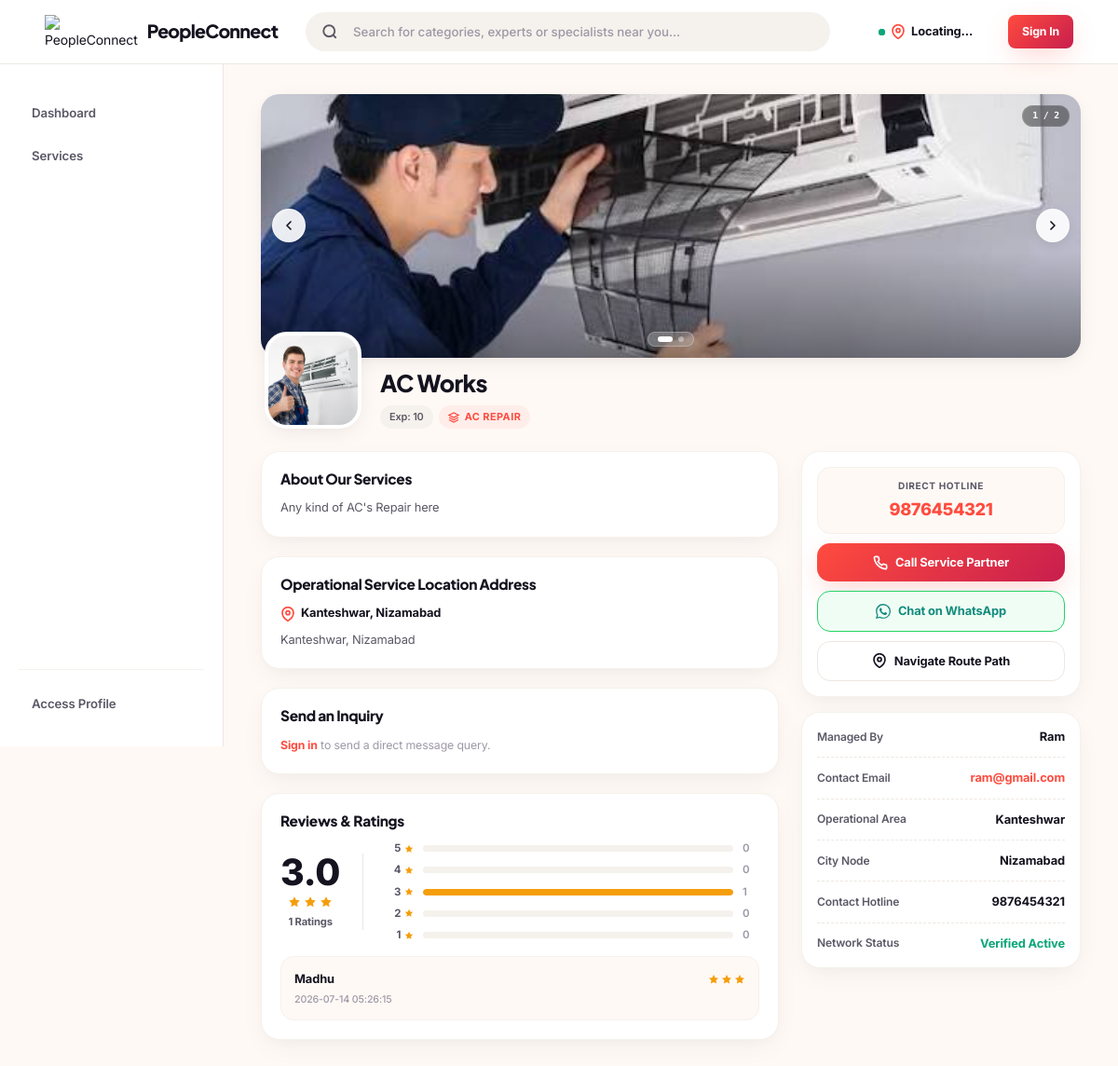
/provider/2, run on the app's committed database.
### tables this page shows
CREATE TABLE provider_images (
            id INTEGER PRIMARY KEY AUTOINCREMENT,
            provider_id INTEGER NOT NULL,
            image_path TEXT NOT NULL,
            sort_order INTEGER DEFAULT 0,
            created_at DATETIME DEFAULT CURRENT_TIMESTAMP,
            FOREIGN KEY (provider_id) REFERENCES providers(id) ON DELETE CASCADE
        );

CREATE TABLE providers (
            id INTEGER PRIMARY KEY AUTOINCREMENT,
            user_id INTEGER NOT NULL,
            business_name TEXT NOT NULL,
            category TEXT NOT NULL,
            experience TEXT,
            description TEXT,
            city TEXT NOT NULL,
            area TEXT NOT NULL,
            address TEXT,
            phone TEXT NOT NULL,
            profile_image TEXT,
            views INTEGER DEFAULT 0,
            is_subscribed INTEGER DEFAULT 0,
            subscription_started_at DATETIME,
            subscription_expires_at DATETIME,
            created_at DATETIME DEFAULT CURRENT_TIMESTAMP,
            FOREIGN KEY (user_id) REFERENCES users(id)
        );

CREATE TABLE reviews (
            id INTEGER PRIMARY KEY AUTOINCREMENT,
            provider_id INTEGER NOT NULL,
            user_id INTEGER NOT NULL,
            rating INTEGER NOT NULL CHECK(rating BETWEEN 1 AND 5),
            comment TEXT,
            created_at DATETIME DEFAULT CURRENT_TIMESTAMP,
            FOREIGN KEY (provider_id) REFERENCES providers(id),
            FOREIGN KEY (user_id) REFERENCES users(id)
        );

CREATE TABLE users (
            id INTEGER PRIMARY KEY AUTOINCREMENT,
            name TEXT NOT NULL,
            email TEXT UNIQUE NOT NULL,
            phone TEXT,
            password TEXT NOT NULL,
            account_type TEXT NOT NULL CHECK(account_type IN ('user', 'provider')),
            created_at DATETIME DEFAULT CURRENT_TIMESTAMP
        );

### app.py (the view)
@app.route('/provider/<int:provider_id>')
def provider_details(provider_id):
    provider = get_provider_by_id(provider_id)
    if not provider or (provider['is_subscribed'] == 0 and ('user_id' not in session or session['user_id'] != provider['user_id'])):
        flash('The selected business listing profile parameter is unavailable or pending subscription activation.', 'error')
        return redirect(url_for('providers'))
    increment_provider_views(provider_id)
    provider = get_provider_by_id(provider_id)
    business_images = get_provider_images(provider_id)
    reviews = get_provider_reviews(provider_id)
    stats, breakdown = get_review_stats(provider_id)
    user_review = None
    is_fav = False
    if 'user_id' in session:
        user_review = get_user_review_for_provider(session['user_id'], provider_id)
        is_fav = is_favorited(session['user_id'], provider_id)
    return render_template(
        'provider_details.html',
        provider=provider,
        business_images=business_images,
        reviews=reviews,
        stats=stats,
        breakdown=breakdown,
        user_review=user_review,
        is_favorited=is_fav
    )

### app.py (called while the page is built)
@app.context_processor
def utility_processor():
    return dict(
        max=max,
        min=min,
        round=round,
        razorpay_key_id=app.config['RAZORPAY_KEY_ID'],
        logo_url=GLOBAL_LOGO_URL  # Exposing branding resource dynamically across all views template scope
    )

### models.py (called while the page is built)
def get_db_connection():
    conn = sqlite3.connect(Config.DATABASE_PATH)
    conn.row_factory = sqlite3.Row
    return conn

def get_provider_images(provider_id):
    conn = get_db_connection()
    cursor = conn.cursor()
    cursor.execute('SELECT * FROM provider_images WHERE provider_id = ? ORDER BY sort_order ASC, id ASC', (provider_id,))
    images = cursor.fetchall()
    conn.close()
    return images

def get_provider_by_id(provider_id):
    conn = get_db_connection()
    cursor = conn.cursor()
    cursor.execute('''
        SELECT p.*, u.name AS owner_name, u.email AS owner_email,
               COALESCE(AVG(r.rating), 0.0) AS avg_rating,
               COUNT(r.id) AS review_count
        FROM providers p
        JOIN users u ON p.user_id = u.id
        LEFT JOIN reviews r ON p.id = r.provider_id
        WHERE p.id = ?
        GROUP BY p.id
    ''', (provider_id,))
    provider = cursor.fetchone()
    conn.close()
    return provider

def increment_provider_views(provider_id):
    conn = get_db_connection()
    cursor = conn.cursor()
    cursor.execute('UPDATE providers SET views = views + 1 WHERE id = ?', (provider_id,))
    conn.commit()
    conn.close()

def get_provider_reviews(provider_id):
    conn = get_db_connection()
    cursor = conn.cursor()
    cursor.execute('''
        SELECT r.*, u.name AS reviewer_name FROM reviews r
        JOIN users u ON r.user_id = u.id
        WHERE r.provider_id = ? ORDER BY r.created_at DESC
    ''', (provider_id,))
    reviews = cursor.fetchall()
    conn.close()
    return reviews

def get_review_stats(provider_id):
    conn = get_db_connection()
    cursor = conn.cursor()
    cursor.execute('SELECT COUNT(*) as total, COALESCE(AVG(rating),0.0) as average FROM reviews WHERE provider_id = ?', (provider_id,))
    stats = cursor.fetchone()
    cursor.execute('''
        SELECT rating, COUNT(*) as count FROM reviews WHERE provider_id = ?
        GROUP BY rating ORDER BY rating DESC
    ''', (provider_id,))
    breakdown = {row['rating']: row['count'] for row in cursor.fetchall()}
    conn.close()
    return stats, breakdown

### templates/provider_details.html (shortened to what this page needs)
{% extends 'base.html' %}
{% block content %}
{% set total_biz_images = business_images|length if business_images else 0 %}
{% if total_biz_images > 1 %}
<div class="carousel-container" id="mainCarousel" onclick="openLightbox(currentSlide)">
    <div class="carousel-track" id="carouselTrack">
        {% for img in business_images %}
        <div class="carousel-slide">
            <img src="/uploads/{{ img.image_path }}" alt="{{ provider.business_name }}" loading="{% if loop.first %}eager{% else %}lazy{% endif %}">
        </div>
        {% endfor %}
    </div>
    <button class="carousel-arrow prev" id="carouselPrev" onclick="event.stopPropagation(); carouselGo(-1)" aria-label="Previous image">
        <svg viewBox="0 0 24 24" fill="none" stroke="currentColor" stroke-width="2.5" stroke-linecap="round" stroke-linejoin="round"><path d="m15 18-6-6 6-6"/></svg>
    </button>
    <button class="carousel-arrow next" id="carouselNext" onclick="event.stopPropagation(); carouselGo(1)" aria-label="Next image">
        <svg viewBox="0 0 24 24" fill="none" stroke="currentColor" stroke-width="2.5" stroke-linecap="round" stroke-linejoin="round"><path d="m9 18 6-6-6-6"/></svg>
    </button>
    <div class="carousel-dots" id="carouselDots" onclick="event.stopPropagation();">
        {% for img in business_images %}
        <button class="carousel-dot {% if loop.first %}active{% endif %}" onclick="carouselTo({{ loop.index0 }})" aria-label="Go to image {{ loop.index }}"></button>
        {% endfor %}
    </div>
    <div class="carousel-counter" id="carouselCounter">1 / {{ total_biz_images }}</div>
</div>
{% elif total_biz_images == 1 %}
<div class="carousel-single-image" onclick="openLightbox(0)">
    <img src="/uploads/{{ business_images[0].image_path }}" alt="{{ provider.business_name }}" loading="eager">
</div>
{% elif provider.profile_image %}
<div class="carousel-single-image" onclick="openLightbox(0)">
    <img src="/uploads/{{ provider.profile_image }}" alt="{{ provider.business_name }}" loading="eager">
</div>
{% else %}
<div class="details-hero-banner"></div>
{% endif %}
<header class="provider-header-row" id="profileDetailsTargetHeaderRow" data-address="{{ provider.address or '' }} {{ provider.area }} {{ provider.city }}">
    <div class="provider-focal-avatar">
        {% if provider.profile_image %}
            <img src="/uploads/{{ provider.profile_image }}" alt="{{ provider.business_name }}">
        {% else %}
            <div class="avatar-placeholder">
                {{ provider.owner_name[0]|upper if provider.owner_name else 'P' }}
            </div>
        {% endif %}
    </div>
    <div class="provider-header-info">
        <h1>{{ provider.business_name }}</h1>
        <div class="provider-meta-badges">
            <span class="experience-pill-tag">Exp: {{ provider.experience or '1+ Year' }}</span>
            <span class="category-pill-tag">
                <svg viewBox="0 0 24 24"><path d="M12 2L2 7l10 5 10-5-10-5zM2 17l10 5 10-5M2 12l10 5 10-5"/></svg>
                <span>{{ provider.category }}</span>
            </span>
        </div>
    </div>
</header>
<div class="details-workspace-matrix">
    <main class="details-main-stream">
        <section class="segment-card">
            <h3>About Our Services</h3>
            <p>{{ provider.description or 'No custom business introduction data specified yet.' }}</p>
        </section>
        <section class="segment-card">
            <h3>Operational Service Location Address</h3>
            <p style="font-weight: 700; color: var(--text); margin-bottom: 8px; display: inline-flex; align-items: center; gap: 6px;">
                <svg width="16" height="16" viewBox="0 0 24 24" fill="none" stroke="var(--primary)" stroke-width="2.5"><path d="M21 10c0 7-9 13-9 13s-9-6-9-13a9 9 0 0 1 18 0z"></path><circle cx="12" cy="10" r="3"/></svg>
                <span>{{ provider.area }}, {{ provider.city }}</span>
            </p>
            <p>{{ provider.address or 'Full physical street address information not configured.' }}</p>
        </section>
        {% if session.get('user_id') and provider.user_id != session.user_id %}
        <section class="segment-card">
            <h3>Send an Inquiry</h3>
            <form action="{{ url_for('send_inquiry_route') }}" method="POST">
                <input type="hidden" name="provider_id" value="{{ provider.id }}">
                <div class="inquiry-form-wrapper">
                    <textarea name="message" placeholder="Hi, I'd like to query availability options for..." required></textarea>
                    <button type="submit" class="btn btn-primary btn-unified-lg">Send Message</button>
                </div>
            </form>
        </section>
        {% elif not session.get('user_id') %}
        <section class="segment-card">
            <h3>Send an Inquiry</h3>
            <p style="font-size:0.88rem; color:var(--text-muted);"><a href="{{ url_for('auth') }}" style="color:var(--primary); font-weight:700;">Sign in</a> to send a direct message query.</p>
        </section>
        {% endif %}
        <section class="segment-card">
            <h3>Reviews & Ratings</h3>
            {% if stats and stats['total'] > 0 %}
            <div class="ratings-summary-block">
                <div class="big-score-box">
                    <div class="score-num">{{ '%.1f'|format(stats['average']) }}</div>
                    <div class="stars-row">
                        {% for i in range(round(stats['average'])) %}
                            <svg viewBox="0 0 24 24" fill="currentColor"><polygon points="12 2 15.09 8.26 22 9.27 17 14.14 18.18 21.02 12 17.77 5.82 21.02 7 14.14 2 9.27 8.91 8.26 12 2"/></svg>
                        {% endfor %}
                    </div>
                    <div class="count">{{ stats['total'] }} Ratings</div>
                </div>
                <div class="rating-bars-stack">
                    {% for star in [5,4,3,2,1] %}
                    {% set cnt = breakdown.get(star, 0) %}
                    {% set pct = ((cnt / stats['total']) * 100)|int if stats['total'] > 0 else 0 %}
                    <div class="rating-bar-row">
                        <span class="star-lbl">
                            <span>{{ star }}</span>
                            <svg viewBox="0 0 24 24"><polygon points="12 2 15.09 8.26 22 9.27 17 14.14 18.18 21.02 12 17.77 5.82 21.02 7 14.14 2 9.27 8.91 8.26 12 2"/></svg>
                        </span>
                        <div class="bar-track"><div class="bar-fill" style="width: {{ pct }}%;"></div></div>
                        <span class="count-lbl">{{ cnt }}</span>
                    </div>
                    {% endfor %}
                </div>
            </div>
            {% else %}
                <p class="no-ratings-msg" style="font-size: 0.88rem; color: var(--text-muted);">No structured evaluations found. Be the first to review this provider.</p>
            {% endif %}
            {% if reviews %}
            <div class="reviews-list">
                {% for r in reviews %}
                <div class="review-item">
                    <div class="review-header">
                        <span class="reviewer-name">{{ r.reviewer_name }}</span>
                        <span class="review-stars">
                            {% for i in range(r.rating) %}
                                <svg viewBox="0 0 24 24" fill="currentColor"><polygon points="12 2 15.09 8.26 22 9.27 17 14.14 18.18 21.02 12 17.77 5.82 21.02 7 14.14 2 9.27 8.91 8.26 12 2"/></svg>
                            {% endfor %}
                        </span>
                    </div>
                    <div class="review-date">{{ r.created_at }}</div>
                </div>
                {% endfor %}
            </div>
            {% endif %}
        </section>
    </main>
    <aside class="details-action-sidebar">
        <div class="action-hub-card">
            <div class="hub-hotline-block">
                <span class="hub-label">Direct Hotline</span>
                <div class="hub-number">{{ provider.phone }}</div>
            </div>
            <a href="tel:{{ provider.phone }}" class="btn btn-primary btn-lg">
                <span>Call Service Partner</span>
            </a>
            <a href="https://wa.me/91{{ provider.phone }}" class="btn btn-secondary btn-lg btn-whatsapp-brand" target="_blank" rel="noopener" style="border-color:#25d366; color:#128C7E; background:#f0fdf4;">
                <span>Chat on WhatsApp</span>
            </a>
            <a href="https://www.google.com/maps/search/?api=1&query={{ (provider.business_name + ' ' + provider.area + ' ' + provider.city)|urlencode }}" class="btn btn-secondary btn-lg" target="_blank" rel="noopener">
                <svg width="16" height="16" viewBox="0 0 24 24" fill="none" stroke="currentColor" stroke-width="2.5"><path d="M21 10c0 7-9 13-9 13s-9-6-9-13a9 9 0 0 1 18 0z"></path><circle cx="12" cy="10" r="3"></circle></svg>
                <span>Navigate Route Path</span>
            </a>
        </div>
        <div class="summary-attribute-slip">
            <div class="attribute-slip-row"><span class="attribute-slip-label">Managed By</span><span class="attribute-slip-value">{{ provider.owner_name or 'Verified Expert' }}</span></div>
            <div class="attribute-slip-row">
                <span class="attribute-slip-label">Contact Email</span>
                <span class="attribute-slip-value">
                    {% if provider.owner_email %}
                        <a href="mailto:{{ provider.owner_email }}" style="color: var(--primary);">{{ provider.owner_email }}</a>
                    {% else %}
                        <span style="color: var(--text-muted); font-weight: 500;">Not available</span>
                    {% endif %}
                </span>
            </div>
            <div class="attribute-slip-row"><span class="attribute-slip-label">Operational Area</span><span class="attribute-slip-value">{{ provider.area }}</span></div>
            <div class="attribute-slip-row"><span class="attribute-slip-label">City Node</span><span class="attribute-slip-value">{{ provider.city }}</span></div>
            <div class="attribute-slip-row"><span class="attribute-slip-label">Contact Hotline</span><span class="attribute-slip-value">{{ provider.phone }}</span></div>
            <div class="attribute-slip-row"><span class="attribute-slip-label">Network Status</span><span class="attribute-slip-value" style="color: var(--green);">Verified Active</span></div>
        </div>
    </aside>
</div>
{% endblock %}

### data on the page
provider_images: image_path (picture)
providers: profile_image (picture), business_name "AC Works", experience "10", category "AC REPAIR", description "Any kind of AC's Repair here", area "Kanteshwar", city "Nizamabad", address "Kanteshwar, Nizamabad", phone "9876454321"
reviews: reviewer_name "Madhu", rating 3 (drawn), created_at "2026-07-14 05:26:15"
users: name "Ram", owner_email "ram@gmail.com"

### other printed values
{{ '%.1f'|format(stats['average']) }} "3.0"
{{ stats['total'] }} "1"
{{ star }} "5" "4" "3" "2" "1"
{{ cnt }} "0" "0" "1" "0" "0"
